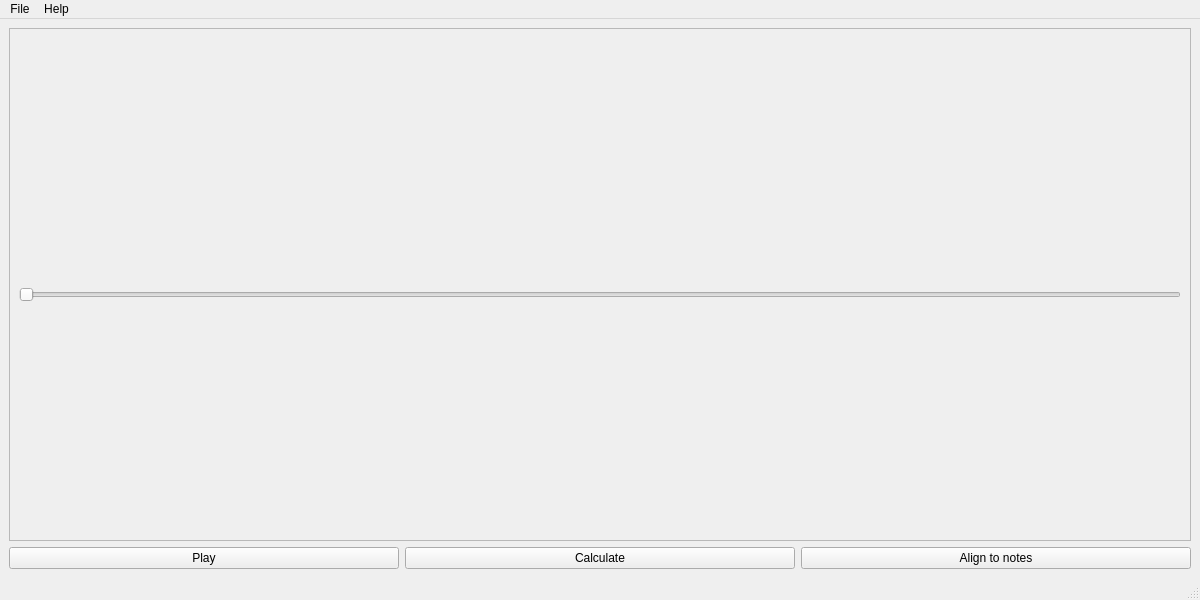
<?xml version="1.0" encoding="UTF-8"?>
<ui version="4.0">
 <class>MainWindow</class>
 <widget class="QMainWindow" name="MainWindow">
  <property name="geometry">
   <rect>
    <x>0</x>
    <y>0</y>
    <width>1200</width>
    <height>600</height>
   </rect>
  </property>
  <property name="windowTitle">
   <string>MainWindow</string>
  </property>
  <widget class="QWidget" name="centralwidget">
   <layout class="QGridLayout" name="gridLayout">
    <item row="2" column="0">
     <widget class="QPushButton" name="pushButton">
      <property name="text">
       <string>Play</string>
      </property>
      <property name="default">
       <bool>false</bool>
      </property>
      <property name="flat">
       <bool>false</bool>
      </property>
     </widget>
    </item>
    <item row="0" column="0" colspan="3">
     <widget class="QScrollArea" name="scrollArea">
      <property name="widgetResizable">
       <bool>true</bool>
      </property>
      <widget class="QWidget" name="scrollAreaWidgetContents">
       <property name="geometry">
        <rect>
         <x>0</x>
         <y>0</y>
         <width>1178</width>
         <height>465</height>
        </rect>
       </property>
       <layout class="QGridLayout" name="gridLayout_2">
        <item row="1" column="0">
         <widget class="QSlider" name="horizontalSlider">
          <property name="enabled">
           <bool>false</bool>
          </property>
          <property name="toolTip">
           <string/>
          </property>
          <property name="orientation">
           <enum>Qt::Horizontal</enum>
          </property>
         </widget>
        </item>
        <item row="0" column="0">
         <layout class="QHBoxLayout" name="horizontalLayout">
          <item>
           <spacer name="horizontalSpacer">
            <property name="orientation">
             <enum>Qt::Horizontal</enum>
            </property>
            <property name="sizeHint" stdset="0">
             <size>
              <width>40</width>
              <height>20</height>
             </size>
            </property>
           </spacer>
          </item>
         </layout>
        </item>
       </layout>
      </widget>
     </widget>
    </item>
    <item row="2" column="2">
     <widget class="QPushButton" name="pushButton_2">
      <property name="text">
       <string>Align to notes</string>
      </property>
     </widget>
    </item>
    <item row="2" column="1">
     <widget class="QPushButton" name="pushButton_3">
      <property name="text">
       <string>Calculate</string>
      </property>
     </widget>
    </item>
   </layout>
  </widget>
  <widget class="QMenuBar" name="menubar">
   <property name="geometry">
    <rect>
     <x>0</x>
     <y>0</y>
     <width>1200</width>
     <height>34</height>
    </rect>
   </property>
   <widget class="QMenu" name="menuFile">
    <property name="title">
     <string>File</string>
    </property>
    <addaction name="actionOpen"/>
    <addaction name="actionClose"/>
    <addaction name="separator"/>
    <addaction name="actionExport"/>
    <addaction name="actionExport_as"/>
    <addaction name="separator"/>
    <addaction name="actionExit"/>
   </widget>
   <widget class="QMenu" name="menuHelp">
    <property name="title">
     <string>Help</string>
    </property>
    <addaction name="actionAbout"/>
   </widget>
   <addaction name="menuFile"/>
   <addaction name="menuHelp"/>
  </widget>
  <widget class="QStatusBar" name="statusbar"/>
  <action name="actionAbout">
   <property name="text">
    <string>About</string>
   </property>
  </action>
  <action name="actionOpen">
   <property name="text">
    <string>Open</string>
   </property>
  </action>
  <action name="actionClose">
   <property name="text">
    <string>Close</string>
   </property>
  </action>
  <action name="actionExport">
   <property name="text">
    <string>Export</string>
   </property>
  </action>
  <action name="actionExit">
   <property name="text">
    <string>Exit</string>
   </property>
  </action>
  <action name="actionExport_as">
   <property name="text">
    <string>Export as...</string>
   </property>
  </action>
 </widget>
 <resources/>
 <connections/>
</ui>
